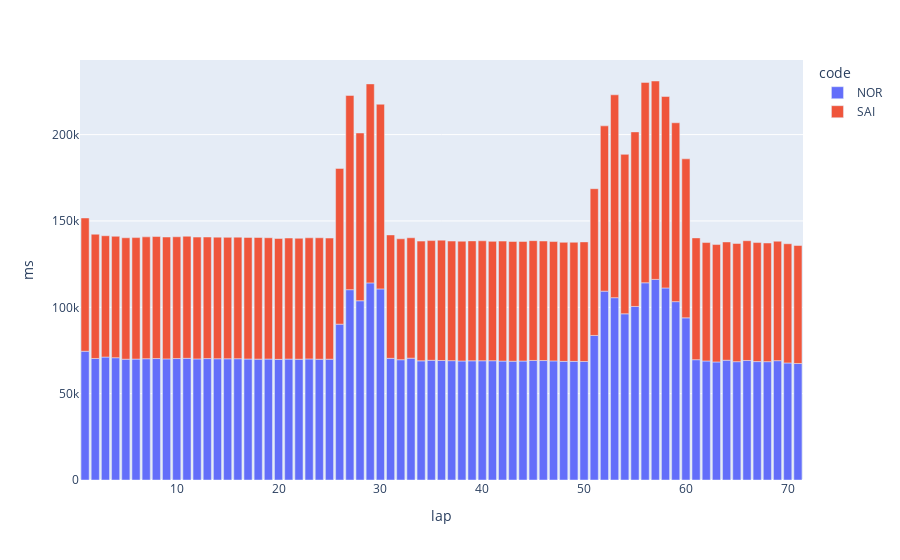

Notebook code cell kept with this figure:
### Markdown cell above
##### Complete Race

### Code cell
## Barplot to observe lap times over laps
fig = px.bar(mcl_r1, x = "lap", y = "ms", color = "code")
fig.show()

### Figure 1 — Plotly figure (JSON) as saved in the notebook; plotly's stock layout.template omitted (floating-point values rounded to 4 significant figures)
{"data": [{"alignmentgroup": "True", "hovertemplate": "code=NOR<br>lap=%{x}<br>ms=%{y}<extra></extra>", "legendgroup": "NOR", "marker": {"color": "#636efa"}, "name": "NOR", "offsetgroup": "NOR", "orientation": "v", "showlegend": true, "textposition": "auto", "type": "bar", "x": [1, 2, 3, 4, 5, 6, 7, 8, 9, 10, 11, 12, 13, 14, 15, 16, 17, 18, 19, 20, 21, 22, 23, 24, 25, 26, 27, 28, 29, 30, 31, 32, 33, 34, 35, 36, 37, 38, 39, 40, 41, 42, 43, 44, 45, 46, 47, 48, 49, 50, 51, 52, 53, 54, 55, 56, 57, 58, 59, 60, 61, 62, 63, 64, 65, 66, 67, 68, 69, 70, 71], "xaxis": "x", "y": [74567, 70366, 71197, 70810, 69949, 70017, 70228, 70324, 70132, 70324, 70449, 70112, 70309, 70210, 70187, 70235, 70052, 69984, 70029, 69860, 70012, 69933, 70106, 69940, 69963, 90234, 110203, 103795, 114141, 110654, 70457, 69651, 70548, 69008, 69311, 69205, 69111, 68923, 69026, 69044, 69074, 68865, 68787, 68898, 69217, 69175, 68978, 68699, 68695, 68638, 83701, 109362, 105573, 96233, 100490, 114196, 116164, 111211, 103284, 93893, 69662, 68923, 68362, 69354, 68518, 69211, 68574, 68529, 69102, 67781, 67475], "yaxis": "y"}, {"alignmentgroup": "True", "hovertemplate": "code=SAI<br>lap=%{x}<br>ms=%{y}<extra></extra>", "legendgroup": "SAI", "marker": {"color": "#EF553B"}, "name": "SAI", "offsetgroup": "SAI", "orientation": "v", "showlegend": true, "textposition": "auto", "type": "bar", "x": [1, 2, 3, 4, 5, 6, 7, 8, 9, 10, 11, 12, 13, 14, 15, 16, 17, 18, 19, 20, 21, 22, 23, 24, 25, 26, 27, 28, 29, 30, 31, 32, 33, 34, 35, 36, 37, 38, 39, 40, 41, 42, 43, 44, 45, 46, 47, 48, 49, 50, 51, 52, 53, 54, 55, 56, 57, 58, 59, 60, 61, 62, 63, 64, 65, 66, 67, 68, 69, 70, 71], "xaxis": "x", "y": [77168, 71958, 70243, 70316, 70317, 70342, 70563, 70651, 70571, 70518, 70701, 70549, 70392, 70421, 70322, 70378, 70405, 70434, 70250, 70010, 70105, 70051, 70133, 70316, 70141, 90179, 112463, 97161, 115235, 106943, 71454, 70021, 69718, 69320, 69328, 69685, 69246, 69365, 69427, 69460, 69105, 69457, 69329, 69243, 69374, 69220, 69089, 68928, 68974, 69232, 84968, 95696, 117478, 92324, 101084, 116046, 114877, 110839, 103568, 92073, 70526, 68576, 67974, 68497, 68446, 69339, 68917, 68712, 69155, 69028, 68308], "yaxis": "y"}], "layout": {"autosize": true, "barmode": "relative", "legend": {"title": {"text": "code"}, "tracegroupgap": 0}, "margin": {"t": 60}, "xaxis": {"anchor": "y", "autorange": true, "domain": [0, 1], "range": [0.5, 71.5], "title": {"text": "lap"}, "type": "linear"}, "yaxis": {"anchor": "x", "autorange": true, "domain": [0, 1], "range": [0, 243200.0], "title": {"text": "ms"}, "type": "linear"}}}
